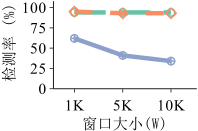

Write the R code that produced this figure.
library(grid)
library(ggplot2)
library(extrafont)
require("RColorBrewer")
require(scales)
font_import()
loadfonts()

mywidth=2
myheight=1.4
my_value=c(1,5,10)
my_line=c("longdash","dashed","solid")

if(T){
    args <- commandArgs(trailingOnly = TRUE)
    x1 <- read.table("varyWindow_linux.data",header=TRUE)
    cairo_pdf(file="varyWindow_linux.pdf", width=mywidth, height=myheight)
    # x1$ID <- factor(x1$ID, levels=c("1K","5K","10K"), labels=c("W=1K","W=5K","W=10K"))
    x1$type <- factor(x1$type, levels=c("firstFeature","minFeature","allFeature"), labels=c("firstFeature","minFeature","allFeature"))
    ggplot(data=x1, aes(x=ID,y=ratio,shape=type,linetype=type, colour=type)) +
    geom_line(size=1.5) + 
    geom_point(size=2, stroke=0.75, fill="white") +
    scale_shape_manual(values=c(my_value)) +
    scale_colour_brewer(palette = "Set2") + 
    scale_linetype_manual(values=c(my_line)) +
    coord_cartesian(ylim=c(0.048, 1.03),xlim=c(0.7,3.4)) +
    scale_x_continuous(breaks=c(1,2,3),labels=c("1K", "5K", "10K")) +
    scale_y_continuous(breaks=seq(0, 1, 0.25), labels=format(seq(0, 100, 25), scientific=FALSE)) +
    ylab("检测率 (%)") +
    xlab("窗口大小(W)") +
    theme_bw() +
    theme(
        panel.grid.major=element_blank(), panel.grid.minor=element_blank(),
	    panel.background=element_blank(), 
	    # panel.border=element_rect(size=0.5),
	    panel.border = element_blank(),
	    axis.line=element_line(colour="black", size=0.3),
	    axis.ticks=element_line(size=0.3),
        axis.text.x=element_text(margin=margin(5,0,0,0), angle=0, hjust=0.5, colour="black", size=11,family="Times New Roman"),
        axis.title.y=element_text(size=11,  hjust=0.85,family="SimSun"),
        axis.text.y=element_text(margin=margin(0, 2, 0, 0),colour="black",size=11,family="Times New Roman"),
        axis.title.x=element_text(size=11,family="SimSun"),
        legend.title = element_blank(),
        legend.key.size=unit(0.3, "cm"),
        legend.text=element_text(size=20),
        # legend.position=c(0.3,0.82),
        legend.position="none",
        legend.direction="vertical",
        legend.margin = margin(t = 0, unit='cm'),
        plot.margin=unit(c(0.1,0.1,0.1,0.1), "cm")
    )
}
